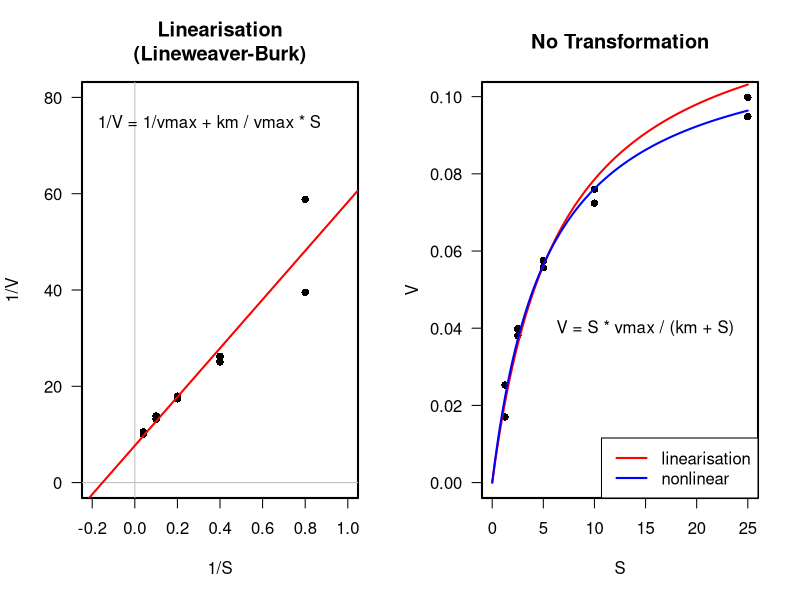
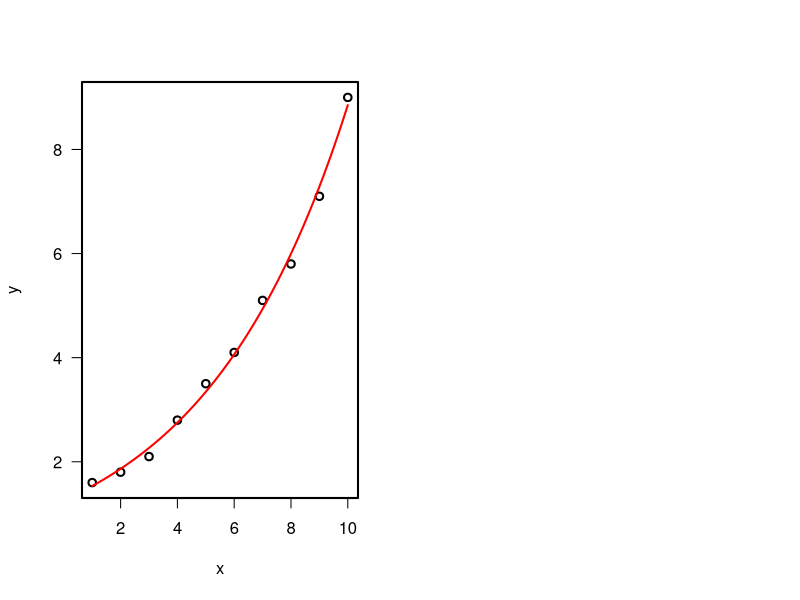

These charts were generated, in order, by the following R code:
## ---- chunk 1
S <-c(25, 25, 10, 10, 5, 5, 2.5, 2.5, 1.25, 1.25)
V <-c(0.0998, 0.0948, 0.076, 0.0724, 0.0557, 
      0.0575, 0.0399, 0.0381, 0.017, 0.0253)
model_fit<-nls(V ~ SSmicmen(S, Vm, K))

par(mfrow=c(1,2), las=1, lwd=2)
## Lineweaver-Burk
x <- 1/S; y <- 1/V

plot(x, y, xlab="1/S", ylab="1/V", xlim=c(-0.2,1), ylim=c(0, 80), pch=16,
  main="Linearisation\n(Lineweaver-Burk)")
abline(h=0, lwd=1, col="grey")
abline(v=0, lwd=1, col="grey")
m <- lm(y ~ x)
abline(m, col = "red")
Vm_l <- 1/coef(m)[1]
Km_l <- coef(m)[2] * Vm_l
#legend("topleft", c("vmax = 1/intercept", "km = slope * vmax"), 
#        box.lwd=1, bg="white")
text(0.35, 75, "1/V = 1/vmax + km / vmax * S")

## retransformed, both together
plot(S, V, xlim = c(0, max(S)),ylim=c(0, max(V)), pch=16, main="No Transformation")
x1 <-seq(0, 25, length=100)
lines(x1, Vm_l * x1 / (Km_l + x1), col="red")
lines(x1, predict(model_fit, data.frame(S=x1)), col="blue")
legend("bottomright", legend=c("linearisation", "nonlinear"), 
       box.lwd=1, lwd=2, col=c("red", "blue"))
text(15, 0.04, "V = S * vmax / (km + S)")
## ---- chunk 2
# Beispieldaten
x <- 1:10
y <- c(1.6, 1.8, 2.1, 2.8, 3.5, 
       4.1, 5.1, 5.8, 7.1, 9.0)

# Anfangsparameter für den Optimierer
pstart <- c(a = 1, b = 1)

# nichtlineare kleinste Quadrate
fit <- nls(y ~ a * exp(b * x), start = pstart)
summary(fit)
## ---- chunk 3

# zusätzliche x-Werte, für eine geglättete Kurve
x1 <- seq(1, 10, 0.1)
y1 <- predict(fit, data.frame(x = x1))
plot(x, y)
lines(x1, y1, col = "red")
## ---- chunk 4
summary(fit)
## ---- chunk 5
(Rsquared <- 1 - var(residuals(fit))/var(y))
## ---- chunk 6
(1 - var(residuals(model_fit))/var(V))
## ---- chunk 7

## ---- chunk 8
summary(model_fit, correlation=TRUE)
## ---- chunk 9

